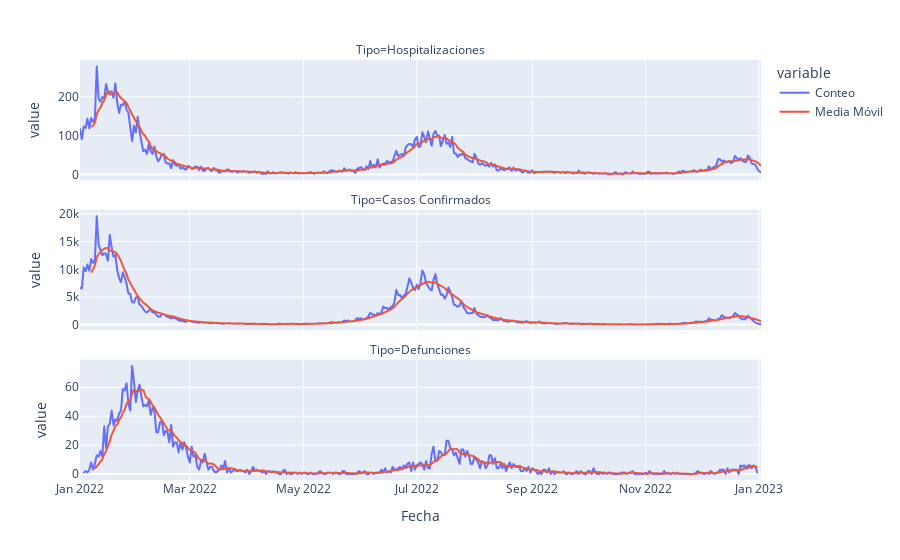

The notebook cell this image was saved under:
### Markdown cell above
Graficamos las tres series

### Code cell
fig = px.line(casos_defunciones_hospitalizaciones, x='Fecha', y='value', color='variable', facet_col='Tipo', facet_col_wrap=1)
fig.update_yaxes(matches=None)
fig.show()

### Figure 1 — Plotly figure (JSON) as saved in the notebook; plotly's stock layout.template omitted (floating-point values rounded to 4 significant figures; data arrays with more than 128 entries replaced by an {"elided": "..."} marker saying what was removed)
{"data": [{"hovertemplate": "variable=Conteo<br>Tipo=Hospitalizaciones<br>Fecha=%{x}<br>value=%{y}<extra></extra>", "legendgroup": "Conteo", "line": {"color": "#636efa", "dash": "solid"}, "marker": {"symbol": "circle"}, "mode": "lines", "name": "Conteo", "showlegend": true, "type": "scattergl", "x": {"elided": "367 str values"}, "xaxis": "x3", "y": {"elided": "367 int values"}, "yaxis": "y3"}, {"hovertemplate": "variable=Conteo<br>Tipo=Casos Confirmados<br>Fecha=%{x}<br>value=%{y}<extra></extra>", "legendgroup": "Conteo", "line": {"color": "#636efa", "dash": "solid"}, "marker": {"symbol": "circle"}, "mode": "lines", "name": "Conteo", "showlegend": false, "type": "scattergl", "x": {"elided": "367 str values"}, "xaxis": "x2", "y": {"elided": "367 int values"}, "yaxis": "y2"}, {"hovertemplate": "variable=Conteo<br>Tipo=Defunciones<br>Fecha=%{x}<br>value=%{y}<extra></extra>", "legendgroup": "Conteo", "line": {"color": "#636efa", "dash": "solid"}, "marker": {"symbol": "circle"}, "mode": "lines", "name": "Conteo", "showlegend": false, "type": "scattergl", "x": {"elided": "363 str values"}, "xaxis": "x", "y": {"elided": "363 int values"}, "yaxis": "y"}, {"hovertemplate": "variable=Media Móvil<br>Tipo=Hospitalizaciones<br>Fecha=%{x}<br>value=%{y}<extra></extra>", "legendgroup": "Media Móvil", "line": {"color": "#EF553B", "dash": "solid"}, "marker": {"symbol": "circle"}, "mode": "lines", "name": "Media Móvil", "showlegend": true, "type": "scattergl", "x": {"elided": "367 str values"}, "xaxis": "x3", "y": {"elided": "367 float values"}, "yaxis": "y3"}, {"hovertemplate": "variable=Media Móvil<br>Tipo=Casos Confirmados<br>Fecha=%{x}<br>value=%{y}<extra></extra>", "legendgroup": "Media Móvil", "line": {"color": "#EF553B", "dash": "solid"}, "marker": {"symbol": "circle"}, "mode": "lines", "name": "Media Móvil", "showlegend": false, "type": "scattergl", "x": {"elided": "367 str values"}, "xaxis": "x2", "y": {"elided": "367 float values"}, "yaxis": "y2"}, {"hovertemplate": "variable=Media Móvil<br>Tipo=Defunciones<br>Fecha=%{x}<br>value=%{y}<extra></extra>", "legendgroup": "Media Móvil", "line": {"color": "#EF553B", "dash": "solid"}, "marker": {"symbol": "circle"}, "mode": "lines", "name": "Media Móvil", "showlegend": false, "type": "scattergl", "x": {"elided": "363 str values"}, "xaxis": "x", "y": {"elided": "363 float values"}, "yaxis": "y"}], "layout": {"annotations": [{"font": {}, "showarrow": false, "text": "Tipo=Defunciones", "x": 0.5, "xanchor": "center", "xref": "paper", "y": 0.2867, "yanchor": "bottom", "yref": "paper"}, {"font": {}, "showarrow": false, "text": "Tipo=Casos Confirmados", "x": 0.5, "xanchor": "center", "xref": "paper", "y": 0.6433, "yanchor": "bottom", "yref": "paper"}, {"font": {}, "showarrow": false, "text": "Tipo=Hospitalizaciones", "x": 0.5, "xanchor": "center", "xref": "paper", "y": 1.0, "yanchor": "bottom", "yref": "paper"}], "legend": {"title": {"text": "variable"}, "tracegroupgap": 0}, "margin": {"t": 60}, "xaxis": {"anchor": "y", "domain": [0, 1], "title": {"text": "Fecha"}}, "xaxis2": {"anchor": "y2", "domain": [0, 1], "matches": "x", "showticklabels": false}, "xaxis3": {"anchor": "y3", "domain": [0, 1], "matches": "x", "showticklabels": false}, "yaxis": {"anchor": "x", "domain": [0, 0.2867], "title": {"text": "value"}}, "yaxis2": {"anchor": "x2", "domain": [0.3567, 0.6433], "title": {"text": "value"}}, "yaxis3": {"anchor": "x3", "domain": [0.7133, 1.0], "title": {"text": "value"}}}}
